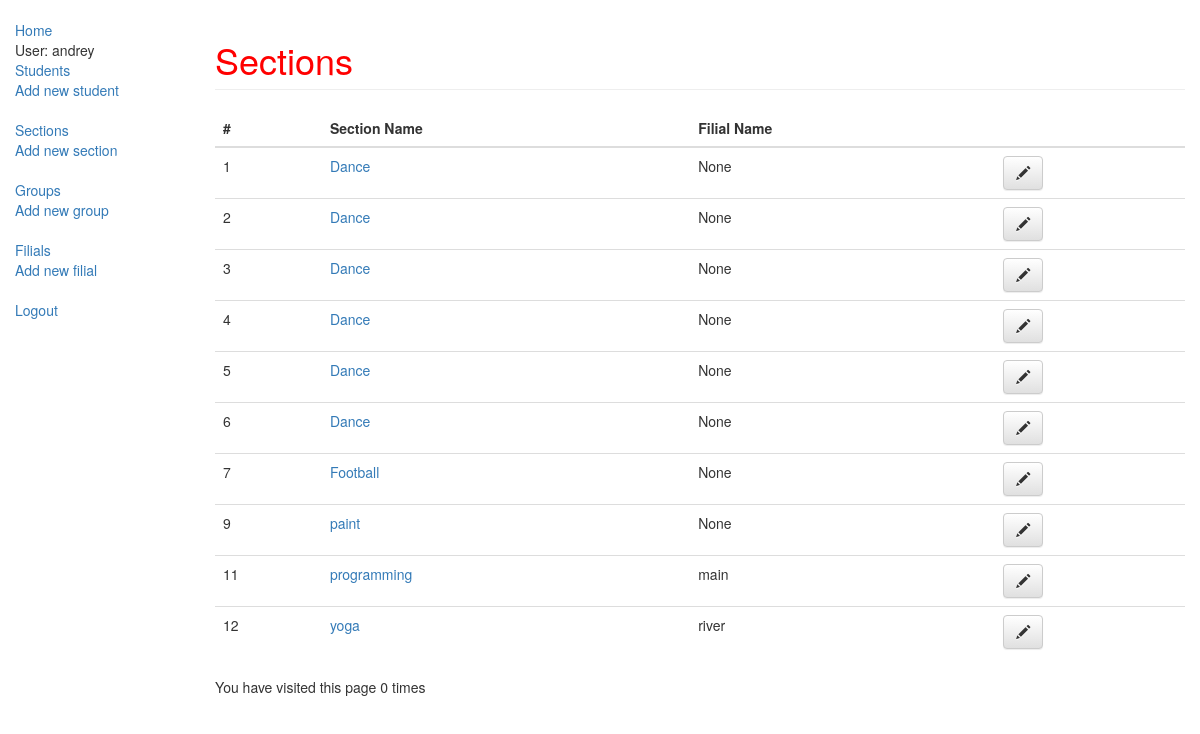
The page /index/sections/ (signed in) on the database its author committed.
### observer/models.py (models this page shows, shortened)
class Section(models.Model):
    name = models.CharField(max_length=20, help_text="Enter a section name")
    owner = models.ForeignKey(User, on_delete=models.SET_NULL, null=True, blank=True)
    filial = models.ForeignKey('Filial', on_delete=models.SET_NULL, null=True, blank=True)
    class Meta:
        ordering = ["name"]

class Filial(models.Model):
    name = models.CharField(max_length=20, help_text="Enter a filial name")
    phone = models.CharField(max_length=20, help_text="Enter Phone of Filial")
    address = models.CharField(max_length=20, help_text="Enter Address of Filial")
    owner = models.ForeignKey(User, on_delete=models.SET_NULL, null=True, blank=True)
    class Meta:
        ordering = ["name"]
    def __str__(self):
        return self.name

### observer/views.py (the view)
# urls.py: path('sections/', views.section_list, name="sections_list"),
@login_required()
def section_list(request):
    sections = Section.objects.filter(owner=request.user)
    num_visits = request.session.get('num_visits',0)
    request.session['num_visits'] = num_visits + 1
    return render(
        request,
        'observer/section_list.html',
        {'sections': sections, 'num_visits': num_visits}
    )

### observer/templates/observer/section_list.html (shortened to what this page needs)
{% extends "observer/base_generic.html" %}
{% block content %}
<h1 class="page-header">
    Sections
</h1>
<table class="table" id="student-table">
    <thead>
        <tr>
            <th>#</th>
            <th>Section Name</th>
            <th>Filial Name</th>
            <th></th>
        </tr>
    </thead>
    <tbody>
        {% for section in sections %}
        <tr>
            <td>{{section.id}}</td>
            <td><a href="{% url 'section_detail' pk=section.pk %}">{{section.name}}</a></td>
            <td>{{section.filial}}</td>
            <td><a class="btn btn-default" href="{% url 'edit_section' pk=section.pk %}"><span class="glyphicon glyphicon-pencil"></span></a></td>
        </tr>
        {% empty %}
        <tr>
            <td colspan="7" class="text-center bg-warning">No section</td>
        </tr>
        {% endfor %}
    </tbody>
</table>
<p>You have visited this page {{num_visits}} times</p>
{% endblock %}

### observer/templates/observer/base_generic.html (shortened to what this page needs)
<!DOCTYPE html>
{% load static %}
<html lang="en">
<head>
    <link rel="stylesheet" href="//maxcdn.bootstrapcdn.com/bootstrap/3.2.0/css/bootstrap.min.css">
    <link rel="stylesheet" href="//maxcdn.bootstrapcdn.com/bootstrap/3.2.0/css/bootstrap-theme.min.css">
    <link rel="stylesheet" href="{% static 'css/style.css' %}">
</head>
<body>
    <div class="container-fluid">
        <div class="row">
            <div class="col-sm-2">
                {% block sidebar %}
                <ul class="sidebar-nav">
                    <li><a href="{% url 'index' %}">Home</a></li>
                    {% if user.is_authenticated %}
                        <li>User: {{user.get_username}}</li>
                        <li><a href="{% url 'students_list' %}">Students</a></li>
                        <li><a href="{% url 'add_student' %}">Add new student</a></li>
                        <li><br></li>
                        <li><a href="{% url 'sections_list' %}">Sections</a></li>
                        <li><a href="{% url 'add_section' %}">Add new section</a></li>
                        <li><br></li>
                        <li><a href="{% url 'group_list' %}">Groups</a></li>
                        <li><a href="{% url 'add_group' %}">Add new group</a></li>
                        <li><br></li>
                        <li><a href="{% url 'filial_list' %}">Filials</a></li>
                        <li><a href="{% url 'add_filial' %}">Add new filial</a></li>
                        <li><br></li>
                        <li><a href="{% url 'logout' %}">Logout</a></li>
                    {% else %}
                        <li><a href="{% url 'login' %}">Login</a></li>
                    {% endif %}
                </ul>
                {% endblock %}
            </div>
            <div class="col-sm-10">
                {% block content %} {% endblock %}
            </div>
        </div>
    </div>
</body>
</html>

### observer/static/css/style.css (style rules this page uses)
.sidebar-nav { margin-top: 20px; padding: 0; list-style: none; }
h1 { color: red; }

### rows shown on the page
Section: id "1", name "Dance", filial "None"
Section: id "2", name "Dance", filial "None"
Section: id "3", name "Dance", filial "None"
Section: id "4", name "Dance", filial "None"
Section: id "5", name "Dance", filial "None"
Section: id "6", name "Dance", filial "None"
Section: id "7", name "Football", filial "None"
Section: id "9", name "paint", filial "None"
Section: id "11", name "programming", filial "main"
Section: id "12", name "yoga", filial "river"

### other values the page prints
{{ user.get_username }} "andrey"
{{ num_visits }} "0"
